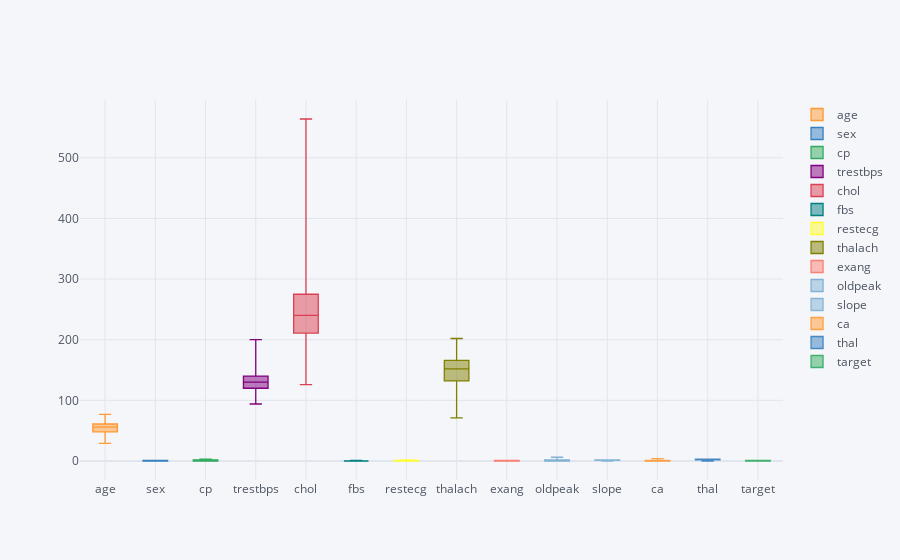

Notebook code for this chart:
### Code cell
df.iplot(kind='box')

### Figure 1 — Plotly figure (JSON) as saved in the notebook; plotly's stock layout.template omitted (floating-point values rounded to 4 significant figures; data arrays with more than 128 entries replaced by an {"elided": "..."} marker saying what was removed)
{"data": [{"boxpoints": false, "line": {"width": 1.3}, "marker": {"color": "rgba(255, 153, 51, 1.0)"}, "name": "age", "orientation": "v", "type": "box", "y": {"elided": "1025 int values"}}, {"boxpoints": false, "line": {"width": 1.3}, "marker": {"color": "rgba(55, 128, 191, 1.0)"}, "name": "sex", "orientation": "v", "type": "box", "y": {"elided": "1025 int values"}}, {"boxpoints": false, "line": {"width": 1.3}, "marker": {"color": "rgba(50, 171, 96, 1.0)"}, "name": "cp", "orientation": "v", "type": "box", "y": {"elided": "1025 int values"}}, {"boxpoints": false, "line": {"width": 1.3}, "marker": {"color": "rgba(128, 0, 128, 1.0)"}, "name": "trestbps", "orientation": "v", "type": "box", "y": {"elided": "1025 int values"}}, {"boxpoints": false, "line": {"width": 1.3}, "marker": {"color": "rgba(219, 64, 82, 1.0)"}, "name": "chol", "orientation": "v", "type": "box", "y": {"elided": "1025 int values"}}, {"boxpoints": false, "line": {"width": 1.3}, "marker": {"color": "rgba(0, 128, 128, 1.0)"}, "name": "fbs", "orientation": "v", "type": "box", "y": {"elided": "1025 int values"}}, {"boxpoints": false, "line": {"width": 1.3}, "marker": {"color": "rgba(255, 255, 51, 1.0)"}, "name": "restecg", "orientation": "v", "type": "box", "y": {"elided": "1025 int values"}}, {"boxpoints": false, "line": {"width": 1.3}, "marker": {"color": "rgba(128, 128, 0, 1.0)"}, "name": "thalach", "orientation": "v", "type": "box", "y": {"elided": "1025 int values"}}, {"boxpoints": false, "line": {"width": 1.3}, "marker": {"color": "rgba(251, 128, 114, 1.0)"}, "name": "exang", "orientation": "v", "type": "box", "y": {"elided": "1025 int values"}}, {"boxpoints": false, "line": {"width": 1.3}, "marker": {"color": "rgba(128, 177, 211, 1.0)"}, "name": "oldpeak", "orientation": "v", "type": "box", "y": {"elided": "1025 float values"}}, {"boxpoints": false, "line": {"width": 1.3}, "marker": {"color": "rgba(128, 177, 211, 0.8999999999999999)"}, "name": "slope", "orientation": "v", "type": "box", "y": {"elided": "1025 int values"}}, {"boxpoints": false, "line": {"width": 1.3}, "marker": {"color": "rgba(255, 153, 51, 0.8999999999999999)"}, "name": "ca", "orientation": "v", "type": "box", "y": {"elided": "1025 int values"}}, {"boxpoints": false, "line": {"width": 1.3}, "marker": {"color": "rgba(55, 128, 191, 0.8999999999999999)"}, "name": "thal", "orientation": "v", "type": "box", "y": {"elided": "1025 int values"}}, {"boxpoints": false, "line": {"width": 1.3}, "marker": {"color": "rgba(50, 171, 96, 0.8999999999999999)"}, "name": "target", "orientation": "v", "type": "box", "y": {"elided": "1025 int values"}}], "layout": {"legend": {"bgcolor": "#F5F6F9", "font": {"color": "#4D5663"}}, "paper_bgcolor": "#F5F6F9", "plot_bgcolor": "#F5F6F9", "title": {"font": {"color": "#4D5663"}}, "xaxis": {"gridcolor": "#E1E5ED", "showgrid": true, "tickfont": {"color": "#4D5663"}, "title": {"font": {"color": "#4D5663"}, "text": ""}, "zerolinecolor": "#E1E5ED"}, "yaxis": {"gridcolor": "#E1E5ED", "showgrid": true, "tickfont": {"color": "#4D5663"}, "title": {"font": {"color": "#4D5663"}, "text": ""}, "zerolinecolor": "#E1E5ED"}}}
